Frame 1 (no input): blank canvas, image omitted
Frame 60 (the mouse pressed at the canvas centre just before this capture): blank canvas, image omitted
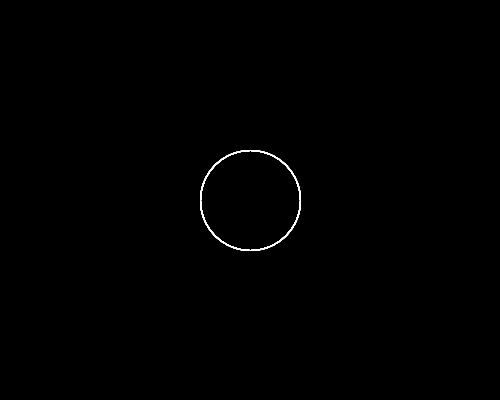
Frame 120 (the mouse held since frame 60 and released just before this capture)

The Processing sketch whose frames 1 and 60 were blank and that drew this single picture after the mouse press (run headless with seeded random() and noise(); from frame 60 on, the mouse is pressed at the canvas centre):

// Processing sketch: sketch3b_draw_else
// ── sketch3b_draw_else.pde
void setup() {
  size(500,400);
  background(0);
}

void draw() {
  if (mousePressed) {
     stroke(255);
     fill(400);
     ellipse(mouseX, mouseY, 100, 100);
   } else { background(0);
   }
}
